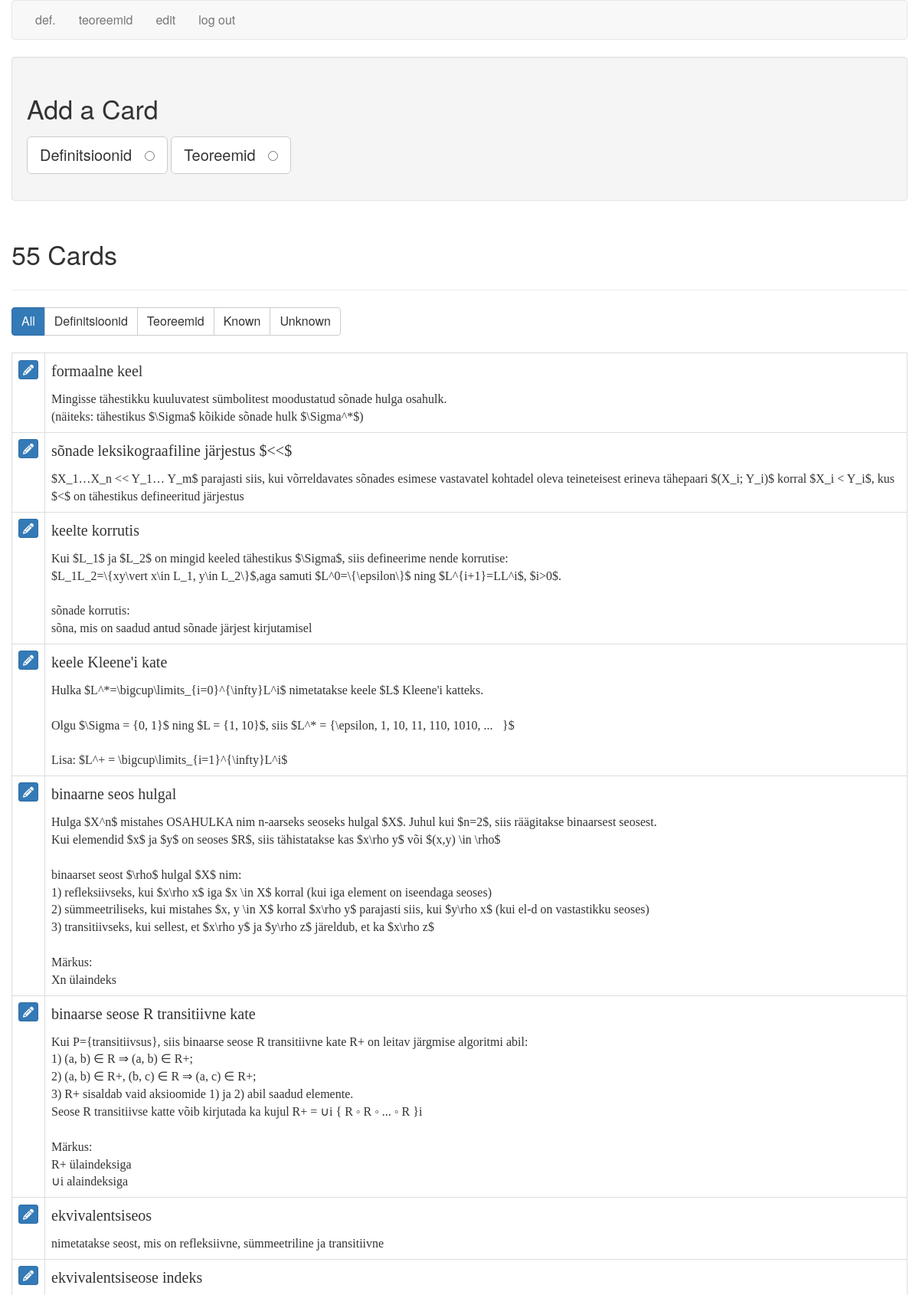
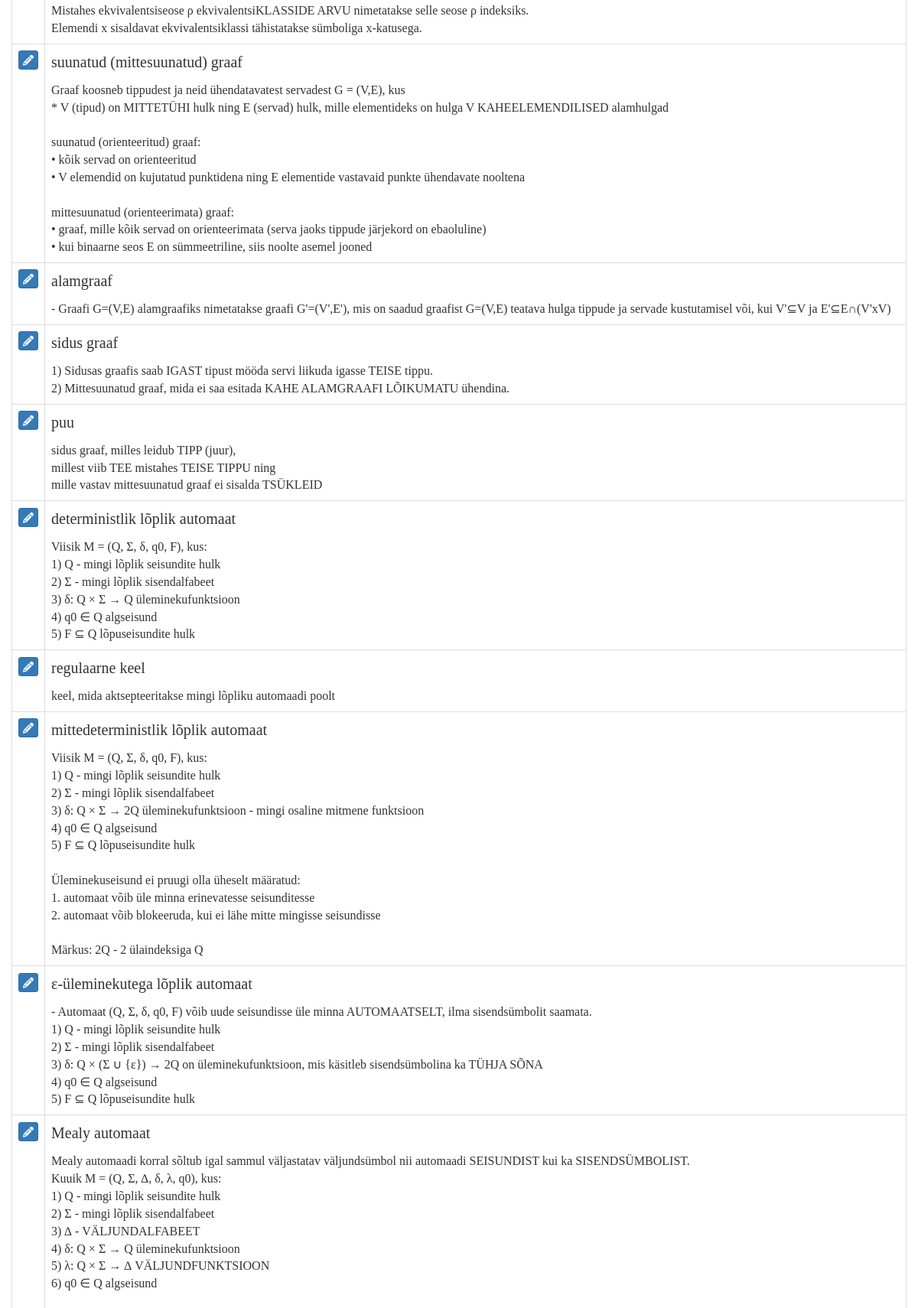
The app's page /cards (signed in, upper part) with its own data (2 pictures, top to bottom).
### tables this page shows
CREATE TABLE cards (
  id integer primary key autoincrement,
  type tinyint not null, /* 1 for vocab, 2 for code */
  front text not null,
  back text not null,
  known boolean default 0
);

### flash_cards.py (the view)
@app.route('/cards')
def cards():
    if not session.get('logged_in'):
        return redirect(url_for('login'))
    db = get_db()
    query = '''
        SELECT id, type, front, back, known
        FROM cards
        ORDER BY id ASC
    '''
    cur = db.execute(query)
    cards = cur.fetchall()
    return render_template('cards.html', cards=cards, filter_name="all")

### flash_cards.py (called while the page is built)
def connect_db():
    rv = sqlite3.connect(app.config['DATABASE'])
    rv.row_factory = sqlite3.Row
    return rv

def get_db():
    if not hasattr(g, 'sqlite_db'):
        g.sqlite_db = connect_db()
    return g.sqlite_db

### templates/cards.html (shortened to what this page needs)
{% extends "layout.html" %}
{% block body %}
    <div class="well editPanel">
        <h2>Add a Card</h2>
        <form action="{{ url_for('add_card') }}" method="post" class="cardForm">
            <div class="form-group">
                <label for="general" class="toggleButton btn btn-default btn-lg">Definitsioonid &nbsp;
                    <input type="radio" name="type" value="1" id="general"/>
                </label>
                <label for="code" class="toggleButton btn btn-default btn-lg">Teoreemid &nbsp;
                    <input type="radio" name="type" value="2" id="code"/>
                </label>
            </div>
        </form>
    </div>
    <div class="page-header">
        <h2>{{ cards|length }} Card{{ '' if (cards|length == 1) else 's' }}</h2>
    </div>
    <div class="btn-group btn-group-md" role="group" aria-label="filters">
        <a href="{{ url_for('filter_cards', filter_name="all") }}"
           class="btn btn-{{ "primary" if filter_name == "all" else "default" }}">All</a>
        <a href="{{ url_for('filter_cards', filter_name="general") }}"
           class="btn btn-{{ "primary" if filter_name == "general" else "default" }}">Definitsioonid</a>
        <a href="{{ url_for('filter_cards', filter_name="code") }}"
           class="btn btn-{{ "primary" if filter_name == "code" else "default" }}">Teoreemid</a>
        <a href="{{ url_for('filter_cards', filter_name="known") }}"
           class="btn btn-{{ "primary" if filter_name == "known" else "default" }}">Known</a>
        <a href="{{ url_for('filter_cards', filter_name="unknown") }}"
           class="btn btn-{{ "primary" if filter_name == "unknown" else "default" }}">Unknown</a>
    </div>
    <br/>
    <br/>
    <table class="table table-bordered">
        {% for card in cards %}
            <tr>
                <td>
                    <a href="{{ url_for('edit', card_id=card.id) }}" class="btn btn-xs btn-primary"><i
                            class="fa fa-pencil" aria-hidden="true"></i></a>
                </td>
                <td class="cardContent">
                    <h4>
                        {% if card.type == 1 %}
                            {{ card.front }}
                        {% else %}
                            Teoreem:&nbsp;{{ card.front }}
                        {% endif %}
                    </h4>
                    {{ card.back|replace("\n", "<br />")|safe }}
                </td>
            </tr>
        {% else %}
            <tr>
                <td>
                    <em>No cards to show.</em>
                </td>
            </tr>
        {% endfor %}
    </table>
{% endblock %}

### static/style.css (style rules this page uses)
.cardContent { font-family: Georgia, "Times New Roman", Times, serif; }
.cardContent h4 { margin-top: 0; }

### records on screen
cards: front "formaalne keel", back "Mingisse tähestikku kuuluvatest sümbolitest moodustatud sõnade hulga osahulk. (näiteks: tähestikus $\\Sigma$ kõikide sõnade hulk $\\Sigma^*$)"
cards: front "sõnade leksikograafiline järjestus $<<$", back "$X_1…X_n << Y_1… Y_m$ parajasti siis, kui võrreldavates sõnades esimese vastavatel kohtadel oleva teineteisest erineva tähepaari $(X_i; Y_i)$ korral $X_i < Y_i$, kus $<$ on tähestikus defineeritud järjestus"
cards: front "keelte korrutis", back "Kui $L_1$ ja $L_2$ on mingid keeled tähestikus $\\Sigma$, siis defineerime nende korrutise: $L_1L_2=\\{xy\\vert x\\in L_1, y\\in L_2\\}$,aga samuti $L^0=\\{\\epsilon\\}$ ning $L^{i+1}=LL^i$, $i>0$. sõnade korrutis: sõna, mis on saadud antud sõnade järjest kirjutamisel"
cards: front "keele Kleene'i kate", back "Hulka $L^*=\\bigcup\\limits_{i=0}^{\\infty}L^i$ nimetatakse keele $L$ Kleene'i katteks. Olgu $\\Sigma = {0, 1}$ ning $L = {1, 10}$, siis $L^* = {\\epsilon, 1, 10, 11, 110, 1010, ...\u000f}$ Lisa: $L^+ = \\bigcup\\limits_{i=1}^{\\infty}L^i$"
cards: front "binaarne seos hulgal", back "Hulga $X^n$ mistahes OSAHULKA nim n-aarseks seoseks hulgal $X$. Juhul kui $n=2$, siis räägitakse binaarsest seosest. Kui elemendid $x$ ja $y$ on seoses $R$, siis tähistatakse kas $x\\rho y$ või $(x,y) \\in \\rho$ binaarset seost $\\rho$ hulgal $X$ nim: 1) refleksiivseks, kui $x\\rho x$ iga $x \\in X$ korral (kui iga element on iseendaga seoses) 2) sümmeetriliseks, kui mistahes $x, y \\in X$ korral $x\\rho y$ parajasti siis, kui $y\\rho x$ (kui el-d on vastastikku seoses) 3) transitiivseks, kui sellest, et $x\\rho y$ ja $y\\rho z$ järeldub, et ka $x\\rho z$ Märkus: Xn ülaindeks"
cards: front "binaarse seose R transitiivne kate", back "Kui P={transitiivsus}, siis binaarse seose R transitiivne kate R+ on leitav järgmise algoritmi abil: 1) (a, b) ∈ R ⇒ (a, b) ∈ R+; 2) (a, b) ∈ R+, (b, c) ∈ R ⇒ (a, c) ∈ R+; 3) R+ sisaldab vaid aksioomide 1) ja 2) abil saadud elemente. Seose R transitiivse katte võib kirjutada ka kujul R+ = ∪i { R ◦ R ◦ ... ◦ R }i Märkus: R+ ülaindeksiga ∪i alaindeksiga"
cards: front "ekvivalentsiseos", back "nimetatakse seost, mis on refleksiivne, sümmeetriline ja transitiivne"
cards: front "ekvivalentsiseose indeks", back "Mistahes ekvivalentsiseose ρ ekvivalentsiKLASSIDE ARVU nimetatakse selle seose ρ indeksiks. Elemendi x sisaldavat ekvivalentsiklassi tähistatakse sümboliga x-katusega."
cards: front "suunatud (mittesuunatud) graaf", back "Graaf koosneb tippudest ja neid ühendatavatest servadest G = (V,E), kus * V (tipud) on MITTETÜHI hulk ning E (servad) hulk, mille elementideks on hulga V KAHEELEMENDILISED alamhulgad suunatud (orienteeritud) graaf: • kõik servad on orienteeritud • V elemendid on kujutatud punktidena ning E elementide vastavaid punkte ühendavate nooltena mittesuunatud (orienteerimata) graaf: • graaf, mille kõik servad on orienteerimata (serva jaoks tippude järjekord on ebaoluline) • kui binaarne seos E on sümmeetriline, siis noolte asemel jooned"
cards: front "alamgraaf", back "- Graafi G=(V,E) alamgraafiks nimetatakse graafi G'=(V',E'), mis on saadud graafist G=(V,E) teatava hulga tippude ja servade kustutamisel või, kui V'⊆V ja E'⊆E∩(V'xV)"
cards: front "sidus graaf", back "1) Sidusas graafis saab IGAST tipust mööda servi liikuda igasse TEISE tippu. 2) Mittesuunatud graaf, mida ei saa esitada KAHE ALAMGRAAFI LÕIKUMATU ühendina."
cards: front "puu", back "sidus graaf, milles leidub TIPP (juur), millest viib TEE mistahes TEISE TIPPU ning mille vastav mittesuunatud graaf ei sisalda TSÜKLEID"
cards: front "deterministlik lõplik automaat", back "Viisik M = (Q, Σ, δ, q0, F), kus: 1) Q - mingi lõplik seisundite hulk 2) Σ - mingi lõplik sisendalfabeet 3) δ: Q × Σ → Q üleminekufunktsioon 4) q0 ∈ Q algseisund 5) F ⊆ Q lõpuseisundite hulk"
cards: front "regulaarne keel", back "keel, mida aktsepteeritakse mingi lõpliku automaadi poolt"
cards: front "mittedeterministlik lõplik automaat", back "Viisik M = (Q, Σ, δ, q0, F), kus: 1) Q - mingi lõplik seisundite hulk 2) Σ - mingi lõplik sisendalfabeet 3) δ: Q × Σ → 2Q üleminekufunktsioon - mingi osaline mitmene funktsioon 4) q0 ∈ Q algseisund 5) F ⊆ Q lõpuseisundite hulk Üleminekuseisund ei pruugi olla üheselt määratud: 1. automaat võib üle minna erinevatesse seisunditesse 2. automaat võib blokeeruda, kui ei lähe mitte mingisse seisundisse Märkus: 2Q - 2 ülaindeksiga Q"
cards: front "ɛ-üleminekutega lõplik automaat", back "- Automaat (Q, Σ, δ, q0, F) võib uude seisundisse üle minna AUTOMAATSELT, ilma sisendsümbolit saamata. 1) Q - mingi lõplik seisundite hulk 2) Σ - mingi lõplik sisendalfabeet 3) δ: Q × (Σ ∪ {ε}) → 2Q on üleminekufunktsioon, mis käsitleb sisendsümbolina ka TÜHJA SÕNA 4) q0 ∈ Q algseisund 5) F ⊆ Q lõpuseisundite hulk"
cards: front "Mealy automaat", back "Mealy automaadi korral sõltub igal sammul väljastatav väljundsümbol nii automaadi SEISUNDIST kui ka SISENDSÜMBOLIST. Kuuik M = (Q, Σ, ∆, δ, λ, q0), kus: 1) Q - mingi lõplik seisundite hulk 2) Σ - mingi lõplik sisendalfabeet 3) ∆ - VÄLJUNDALFABEET 4) δ: Q × Σ → Q üleminekufunktsioon 5) λ: Q × Σ → ∆ VÄLJUNDFUNKTSIOON 6) q0 ∈ Q algseisund"

### other values on screen
{{ cards|length }} "55"
{{ '' if (cards|length == 1) else 's' }} "s"
